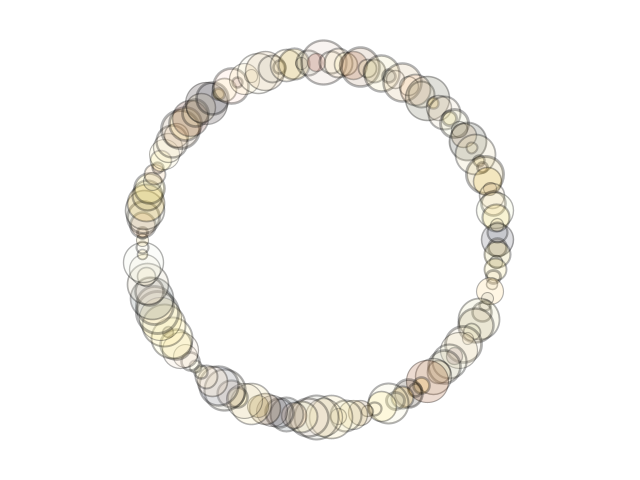
Frame 1 (no input)
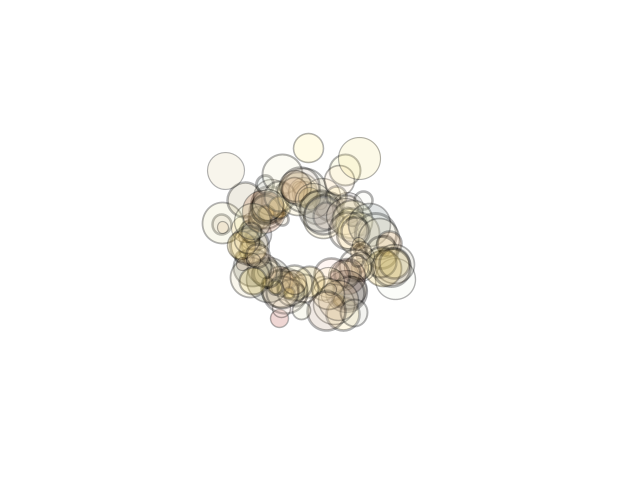
Frame 60 (the mouse pressed at the canvas centre just before this capture)
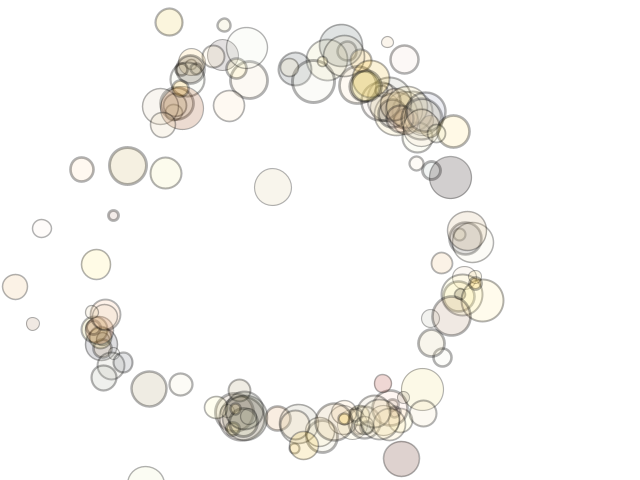
Frame 120 (the mouse held since frame 60 and released just before this capture)

The Processing sketch that drew these frames (run headless with seeded random() and noise(); from frame 60 on, the mouse is pressed at the canvas centre):

// Processing sketch: gravity
// ── gravity.pde
/*! gravity.pde
 * 
 * @author: Travis Fischer
 * @date:   December 2008 (Java)
 * @port:   August 2012 to processing
 * 
 * Exploration of a simple n-body gravity system, in which every body is attracted 
 * to every other body dependent on mass, proximity, etc.
 */

static int NUM_PARTICLES     = /** int [ 12, 300 ]   **/ 150 /** endint **/;

// scaling factor that affects the mass of the bodies, effectively scaling the 
// overall gravity strength of the system
static int GRAVITY_SPEED     = /** int [ 300, 1000 ] **/ 900 /** endint **/;
static int MAX_GRAVITY_SPEED = 1000;

// bodies in the system are spawned in either a radial or random fashion
static int INITIAL_STATE     = /** int [ 0, 1 ]      **/ 0   /** endint **/;

// global array of body particles in the simulation
Body[] bodies;

void setup() {
    size(/** int ( 0, 1024 ] **/ 640 /** endint **/, /** int ( 0, 1024 ] **/ 480 /** endint **/);
    frameRate(/** int [ 1, 60 ] **/ 30 /** endint **/);
    smooth();
    loop();
    
    bodies = new Body[NUM_PARTICLES];
    
    reset();
}

void reset() {
    int num_particles = bodies.length;
    
    if (INITIAL_STATE == 1) {
        // initial state of bodies arranged randomly
        for(int i = 0; i < num_particles; i++) {
            bodies[i] = new Body();
        }
    } else {
        float x0 = width  / 2.0;
        float y0 = height / 2.0;
        float r0 = sqrt(width * width + height * height) / /** float [ 0.5, 50 ] **/ 4.5 /** endfloat **/;
        
        // initial state of bodies arranged in a circular fashion
        for(int i = 0; i < num_particles; i++) {
            float theta = i * TWO_PI / num_particles;
            float x = x0 + r0 * cos(theta);
            float y = y0 + r0 * sin(theta);
            
            bodies[i] = new Body(x, y);
        }
    }
}

void draw() {
    background(/** color **/ #FFFFFF /** endcolor **/);
    update();
    
    for(int i = 0; i < bodies.length; i++) {
        bodies[i].draw();
    }
}

void update() {
    int num_particles = bodies.length;
    
    // for each body in the system, enact a force on every other body in the system
    // running time O(num_particles ^ 2)
    for(int i = 0; i < num_particles; i++) {
        for(int j = i + 1; j < num_particles; j++) {
            float xDif = bodies[j]._x - bodies[i]._x;
            float yDif = bodies[j]._y - bodies[i]._y;
            float invDistSquared = 1.0 / (xDif * xDif + yDif * yDif);
            
            // force is inversely proportional to the distance squared
            xDif *= invDistSquared;
            yDif *= invDistSquared;
            
            bodies[i].addAcceleration( xDif * bodies[j]._mass,  yDif * bodies[j]._mass);
            bodies[j].addAcceleration(-xDif * bodies[i]._mass, -yDif * bodies[i]._mass);
        }
    }
    
    for(int i = 0; i < bodies.length; i++) {
        bodies[i].update();
    }
}

class Body {
    // position
    float _x;
    float _y;
    
    // velocity vector <_dX, _dY>
    float _dX, _dY;
    
    // affects this body's gravitational pull w.r.t. other bodies
    float _mass;
    float _weight;
    float _size;
    
    // fill color of this body
    color _fill;
    
    // creates a body at a random location and random mass
    Body() {
        this(random(width  / 4.0, 3 * width  / 4.0), 
             random(height / 4.0, 3 * height / 4.0));
    }
    
    // creates a body at a given location with a random mass
    Body(float x, float y) {
        this(x, y, random(10, 45));
    }
    
    // creates a body at the given location with the given mass
    Body(float x, float y, float mass) {
        _x = x;
        _y = y;
        
        _dX = 0.0;
        _dY = 0.0;
        
        _size   = mass;
        _weight = random(/** float [ .2, 5 ] **/ 1.0 /** endfloat **/, /** float [ 1,  6 ] **/ 3.0 /** endfloat **/);
        
        // select a random color from within a predefined color palette
        int offset = 3 * int(random(0.0, (PALETTE.length - 1) / 3.0));
        _fill      = color(PALETTE[offset], 
                           PALETTE[offset + 1], 
                           PALETTE[offset + 2], /** int [ 0, 255 ] **/ 48 /** endint **/);
        
        resetMass();
    }
    
    void resetMass() {
        _mass = _size / (MAX_GRAVITY_SPEED - GRAVITY_SPEED);
    }
    
    void addAcceleration(float accelX, float accelY) {
        _dX += accelX;
        _dY += accelY;
    }
    
    boolean update() {
        _x += _dX;
        _y += _dY;
        
        return true;
    }
    
    // returns whether or not this body intersects the given body (currently unused)
    boolean intersects(Body body) {
        float radius = (_size / 2);
        float rad    = (body._size / 2);
        float xDif   = body._x - _x;
        float yDif   = body._y - _y;
        float dist   = sqrt(xDif * xDif + yDif * yDif);
        
        // reject if dist btwn circles is greater than their radii combined
        if (dist > radius + rad) {
            return false;
        }
        
        // reject if one circle is inside of the other
        return (dist >= abs(rad - radius));
    }
    
    void draw() {
        fill(_fill);
        stroke(/** color **/ color(0, 0, 0, 78) /** endcolor **/);
        strokeWeight(_weight);
        
        ellipse(_x, _y, _size, _size);
    }
}

// color palette extracted from a seed image
static int[] PALETTE = {
    0, 0, 0, 0, 16, 0, 104, 104,
    112, 104, 112, 120, 104, 88, 88, 112, 128, 128, 120, 120, 128, 128,
    88, 0, 144, 104, 72, 144, 80, 72, 144, 88, 24, 144, 96, 112, 152,
    104, 112, 152, 160, 184, 152, 48, 16, 152, 64, 8, 16, 0, 0, 16, 32,
    40, 160, 112, 120, 160, 120, 0, 160, 120, 72, 160, 128, 120, 160,
    144, 120, 160, 160, 168, 160, 56, 16, 160, 88, 16, 168, 144, 112,
    168, 152, 104, 168, 152, 72, 168, 160, 120, 168, 168, 128, 168,
    176, 160, 168, 40, 24, 176, 136, 104, 176, 144, 32, 176, 144, 48,
    176, 160, 152, 176, 168, 112, 176, 168, 144, 176, 176, 120, 176,
    176, 152, 176, 184, 176, 176, 192, 184, 184, 136, 104, 184, 184,
    168, 184, 184, 176, 192, 152, 136, 192, 160, 96, 192, 176, 120,
    192, 176, 144, 192, 192, 144, 192, 192, 176, 200, 160, 120, 200,
    176, 120, 200, 176, 96, 200, 184, 160, 200, 192, 152, 200, 200,
    184, 208, 176, 120, 208, 176, 128, 208, 176, 176, 208, 184, 144,
    208, 192, 160, 208, 192, 88, 208, 200, 160, 208, 200, 168, 208,
    200, 176, 208, 208, 192, 216, 192, 112, 216, 192, 136, 216, 192,
    160, 216, 192, 168, 216, 192, 176, 216, 200, 152, 216, 200, 160,
    216, 200, 176, 216, 208, 176, 224, 160, 96, 224, 176, 128, 224,
    184, 80, 224, 200, 160, 224, 200, 168, 224, 200, 88, 224, 208, 152,
    224, 208, 160, 224, 208, 176, 224, 216, 160, 224, 216, 176, 224,
    216, 184, 224, 224, 176, 224, 224, 184, 224, 224, 192, 232, 184,
    120, 232, 184, 40, 232, 192, 120, 232, 192, 136, 232, 200, 128,
    232, 200, 152, 232, 200, 72, 232, 208, 120, 232, 208, 80, 232, 216,
    168, 232, 216, 192, 232, 216, 200, 232, 224, 128, 232, 224, 152,
    232, 224, 176, 232, 224, 200, 232, 232, 216, 232, 240, 192, 232,
    240, 216, 232, 240, 224, 240, 200, 104, 240, 200, 152, 240, 208,
    152, 240, 216, 112, 240, 216, 144, 240, 216, 152, 240, 216, 192,
    240, 216, 208, 240, 224, 128, 240, 224, 176, 240, 224, 184, 240,
    224, 192, 240, 232, 160, 240, 232, 184, 240, 232, 192, 240, 232,
    200, 240, 232, 208, 240, 232, 216, 240, 240, 192, 240, 240, 200,
    240, 240, 208, 240, 240, 224, 240, 248, 168, 248, 184, 136, 248,
    184, 40, 248, 224, 112, 248, 224, 160, 248, 224, 168, 248, 224,
    176, 248, 224, 184, 248, 224, 192, 248, 224, 80, 248, 232, 120,
    248, 232, 184, 248, 232, 192, 248, 232, 208, 248, 232, 224, 248,
    240, 184, 248, 240, 200, 248, 240, 208, 248, 240, 216, 248, 248,
    208, 255, 152, 40, 255, 200, 40, 255, 208, 112, 255, 208, 184, 255,
    208, 40, 255, 216, 160, 255, 216, 168, 255, 216, 176, 255, 224,
    120, 255, 232, 104, 255, 232, 120, 255, 232, 144, 255, 232, 152,
    255, 232, 176, 255, 232, 184, 255, 232, 192, 255, 240, 152, 255,
    240, 160, 255, 240, 184, 255, 248, 176, 48, 32, 8, 56, 40, 16, 56,
    56, 40, 56, 64, 48, 72, 72, 88, 80, 16, 0, 80, 88, 96, 88, 104,
    104, 88, 104, 88, 88, 40, 0, 88, 80, 72, 88, 88, 56, 96, 112, 112,
    96, 56, 16, 
};
